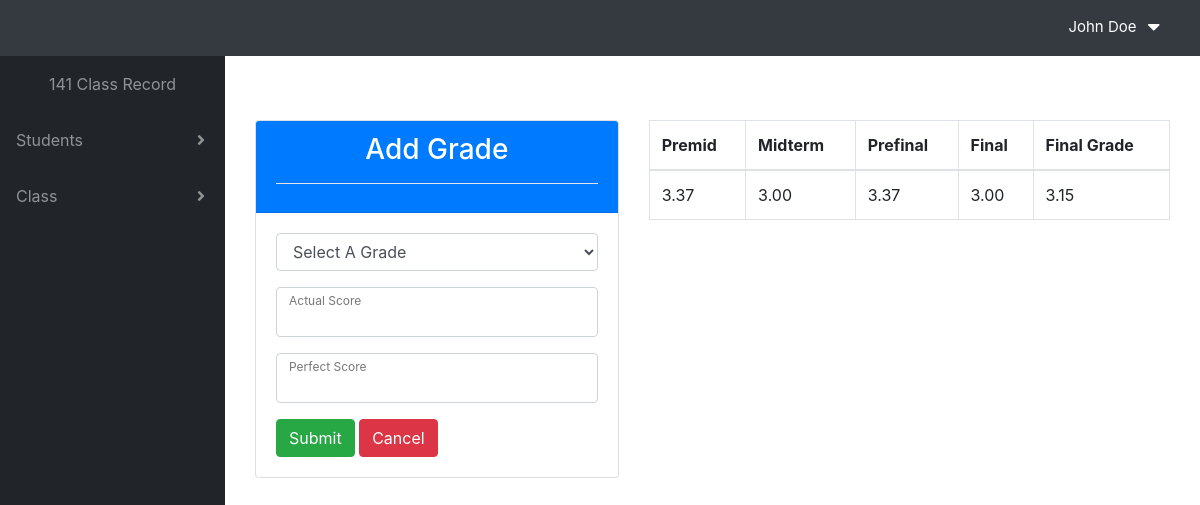
/views/view_student_grade.php?view=4&g=9 (signed in), run on the app's committed database.
### tables this page shows
CREATE TABLE `grade` (
  `grade_id` int(11) NOT NULL,
  `studentID` int(11) NOT NULL,
  `classID` int(11) NOT NULL,
  `as_premid` int(11) NOT NULL,
  `ps_premid` int(11) NOT NULL,
  `premid` float(11,2) NOT NULL,
  `as_midterm` int(11) NOT NULL,
  `ps_midterm` int(11) NOT NULL,
  `midterm` float(11,2) NOT NULL,
  `as_prefinal` int(11) NOT NULL,
  `ps_prefinal` int(11) NOT NULL,
  `prefinal` float(11,2) NOT NULL,
  `as_final` int(11) NOT NULL,
  `ps_final` int(11) NOT NULL,
  `final` float(11,2) NOT NULL,
  `finalgrade` float(11,2) NOT NULL
);

### views/view_student_grade.php (the view, shortened to what this page needs)
<!DOCTYPE html>
<html lang="en">
<head>
  <link href="vendor/fontawesome-free/css/all.min.css" rel="stylesheet" type="text/css">
  <link href="vendor/datatables/dataTables.bootstrap4.css" rel="stylesheet">
  <link href="css/sb-admin.css" rel="stylesheet">
</head>
<body id="page-top">
  <?php include('include/header.php');?>
  <div id="wrapper">
     <?php include('include/sidebar.php');?>
     <?php
     $conn = connect();
     $grade = $_GET['g'];
     $class = $_GET['view'];
     ?>
    <div id="content-wrapper">
      <div class="container-fluid">
<div class="container">
<div class="row">
  <div class="col-md-5">
    <div class="card card-login mt-5">
      <div class="card-header bg-primary" style="color:white"><center><h3>Add Grade</h3> </center>
        <hr color="white">
      </div>
      <div class="card-body">
        <form class="form-horizontal" action="../controller/add_grade.php" name="login"  method="post">
         <div class="form-group">
            <div class="form-label-group">
               <select name="exam" class="form-control" id=dropdown>
                <option selected hidden value="none" >Select A Grade</option>
              </select>
            </div>
          </div>
           <div class="form-group">
            <div class="form-label-group">
              <input type="text" class="form-control" name="as" id="as" class="as">
              <label>Actual Score</label>
            </div>
          </div>
          <div class="form-group">
            <div class="form-label-group">
              <input type="text" name="ps" class="form-control" id="ps" class="ps">
              <label>Perfect Score</label>
            </div>
          </div>
          <button type="submit" class="btn btn-success">Submit</button>
          <a class="btn btn-danger" href="view_student_class.php?view=<?php echo $class ?>">Cancel</a>
        </form>
      </div>
    </div>
  </div>
  <?php
  $sql = "SELECT * FROM grade WHERE grade_id = $grade";
  $result = mysqli_query($conn,$sql);
   ?>
    <div class="col-md-7">
        <table class="table table-bordered mt-5" id="viewBankAccount" width="100%" cellspacing="0">
       <thead>
                <tr>
                     <th>Premid</th>
                     <th>Midterm</th>
                     <th>Prefinal</th>
                     <th>Final</th>
                     <th>Final Grade</th>
                </tr>
      </thead>
      <tbody>
        <?php while($row = mysqli_fetch_assoc($result)) { ?>
            <tr>
              <td><?php echo $row['premid']; ?></td>
              <td><?php echo $row['midterm']; ?></td>
              <td><?php echo $row['prefinal']; ?></td>
              <td><?php echo $row['final']; ?></td>
              <td><?php echo $row['finalgrade']; ?></td>
            </tr>
        <?php } ?>
      </tbody>
   </table>
    </div>
</div>
</div>
    </div>
  </div>
</body>
</html>

### data on the page
grade: premid "3.37", midterm "3.00", prefinal "3.37", final "3.00", finalgrade "3.15"

### other printed values
$_SESSION["user_fname"] "John"
$_SESSION["user_lname"] "Doe"
